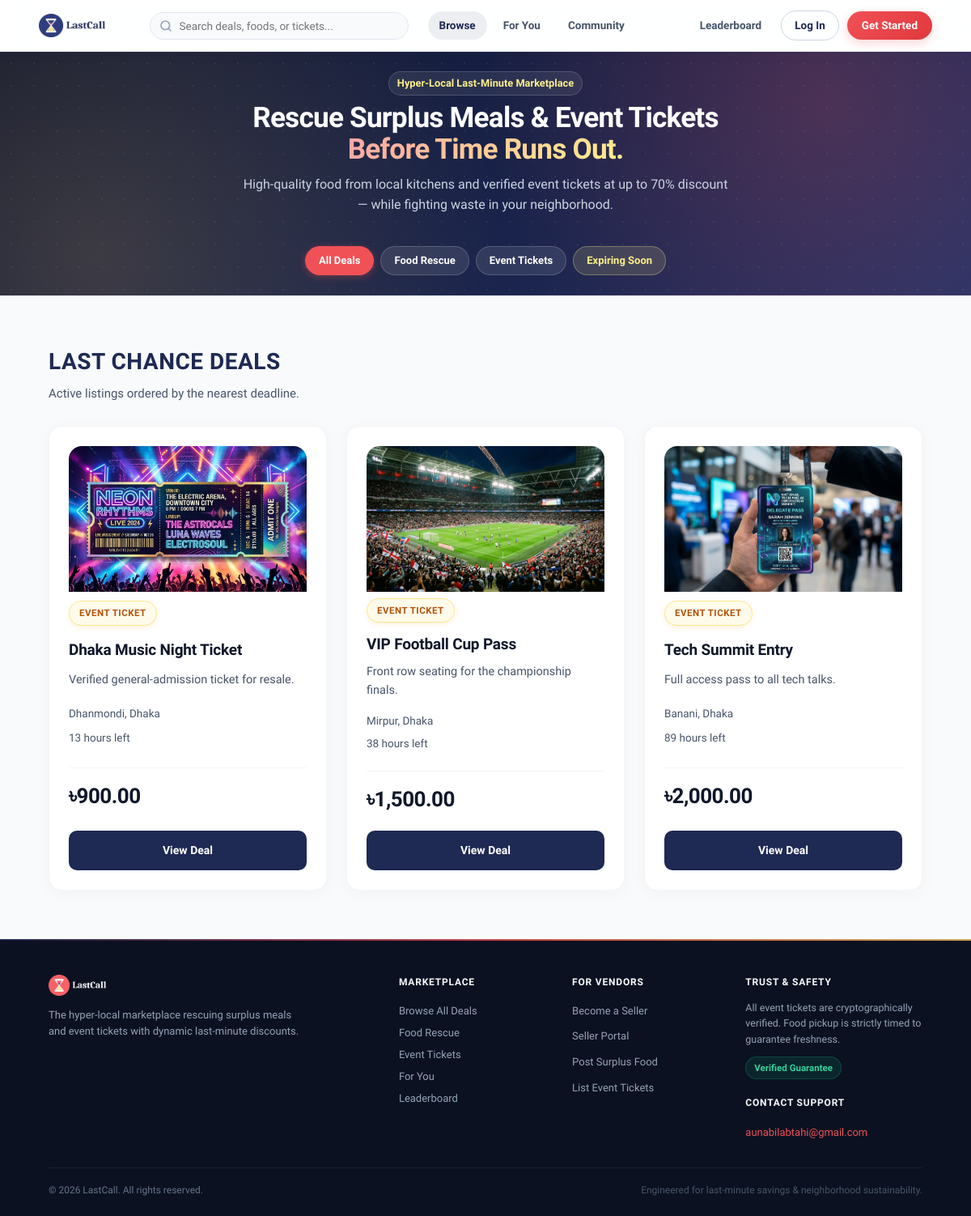
The page / on the database its author committed.
### tables this page shows
CREATE TABLE listings (
    listing_id INT UNSIGNED AUTO_INCREMENT PRIMARY KEY,
    seller_id INT UNSIGNED NOT NULL,
    location_id INT UNSIGNED NOT NULL,

    listing_type ENUM('food', 'ticket') NOT NULL,
    title VARCHAR(200) NOT NULL,
    description TEXT NULL,
    image_url VARCHAR(255) NULL,

    original_price DECIMAL(10,2) NOT NULL,
    pickup_or_event_deadline DATETIME NOT NULL,

    listing_status ENUM(
        'draft',
        'active',
        'sold_out',
        'expired',
        'removed'
    ) NOT NULL DEFAULT 'draft',

    created_at TIMESTAMP DEFAULT CURRENT_TIMESTAMP,
    updated_at TIMESTAMP DEFAULT CURRENT_TIMESTAMP ON UPDATE CURRENT_TIMESTAMP,

    CONSTRAINT fk_listing_seller
        FOREIGN KEY (seller_id) REFERENCES users(user_id)
        ON DELETE RESTRICT,

    CONSTRAINT fk_listing_location
        FOREIGN KEY (location_id) REFERENCES locations(location_id)
        ON DELETE RESTRICT,

    INDEX idx_listing_search (
        listing_type,
        listing_status,
        pickup_or_event_deadline
    ),

    INDEX idx_listing_seller (seller_id)
);

CREATE TABLE locations (
    location_id INT UNSIGNED AUTO_INCREMENT PRIMARY KEY,
    city VARCHAR(100) NOT NULL,
    area VARCHAR(100) NOT NULL,
    address_line VARCHAR(255) NULL,
    created_at TIMESTAMP DEFAULT CURRENT_TIMESTAMP,

    INDEX idx_location_city_area (city, area)
);

### index.php (the view, shortened to what this page needs)
<?php
require_once __DIR__ . "/config/database.php";
$listingType = $_GET["type"] ?? "";
$sortBy = $_GET["sort"] ?? "deadline";
$filters = [];
$parameters = [];
$orderClause = match ($sortBy) {
    "price_low" => "l.original_price ASC",
    "price_high" => "l.original_price DESC",
    "discount" => "discount_percent DESC, l.pickup_or_event_deadline ASC",
    default => "l.pickup_or_event_deadline ASC",
};
$sql = "
    SELECT
        l.listing_id,
        l.listing_type,
        l.title,
        l.description,
        l.original_price,
        l.pickup_or_event_deadline,
        l.image_url,
        loc.city,
        loc.area,
        f.quantity_available,
        f.food_category,
        COALESCE(
            (
                SELECT dr.discount_percent
                FROM discount_rules dr
                WHERE dr.listing_id = l.listing_id
                  AND dr.threshold_minutes >= TIMESTAMPDIFF(
                      MINUTE, NOW(), l.pickup_or_event_deadline
                  )
                ORDER BY dr.threshold_minutes ASC
                LIMIT 1
            ),
            0
        ) AS discount_percent,
        TIMESTAMPDIFF(
            MINUTE, NOW(), l.pickup_or_event_deadline
        ) AS minutes_left
    FROM listings l
    JOIN locations loc ON l.location_id = loc.location_id
    LEFT JOIN food_listing_details f ON l.listing_id = f.listing_id
    LEFT JOIN ticket_listings tl ON l.listing_id = tl.listing_id
    LEFT JOIN tickets t ON tl.ticket_id = t.ticket_id
    WHERE l.listing_status = 'active'
      AND l.pickup_or_event_deadline > NOW()
      AND (
          (l.listing_type = 'food' AND f.quantity_available > 0)
          OR (
              l.listing_type = 'ticket'
              AND t.verification_status = 'verified'
              AND t.availability_status = 'available'
          )
      )
    " . ($filters ? " AND " . implode(" AND ", $filters) : "") . "
    ORDER BY $orderClause
";
$stmt = $pdo->prepare($sql);
$stmt->execute($parameters);
$allListings = $stmt->fetchAll(PDO::FETCH_ASSOC);
$lastChanceListings = array_filter($allListings, fn($l) => (int) $l["minutes_left"] <= 60 && (int) $l["minutes_left"] > 0);
$regularListings = array_filter($allListings, fn($l) => (int) $l["minutes_left"] > 60);
require_once __DIR__ . "/includes/header.php";
?>
<section class="hero" style="padding: 1.5rem 1rem; min-height: auto; margin-bottom: 1.5rem;">
    <div class="hero-pill" style="margin-bottom: 0.5rem; font-size: 0.8rem; padding: 4px 10px;">Hyper-Local Last-Minute Marketplace</div>
    <h1 style="font-size: 2.2rem; line-height: 1.1; margin-bottom: 0.75rem;">Rescue Surplus Meals &amp; Event Tickets <br><span class="gradient-text">Before Time Runs Out.</span></h1>
    <p class="hero-subtitle" style="font-size: 1rem; max-width: 600px; margin-bottom: 1.25rem;">
        High-quality food from local kitchens and verified event tickets at up to 70% discount — while fighting waste in your neighborhood.
    </p>
    <div class="hero-quick-filters">
        <a href="index.php" class="hero-pill-btn <?= empty($listingType) ? 'active' : '' ?>" style="display:inline-flex; align-items:center; gap:6px;">All Deals</a>
        <a href="index.php?type=food" class="hero-pill-btn <?= $listingType === 'food' ? 'active' : '' ?>" style="display:inline-flex; align-items:center; gap:6px;">Food Rescue</a>
        <a href="index.php?type=ticket" class="hero-pill-btn <?= $listingType === 'ticket' ? 'active' : '' ?>" style="display:inline-flex; align-items:center; gap:6px;">Event Tickets</a>
        <a href="#last-chance" class="hero-pill-btn expiring" style="display:inline-flex; align-items:center; gap:6px;">Expiring Soon</a>
    </div>
</section>
<main class="container">
    <div class="section-heading">
        <h2>Last Chance Deals</h2>
        <p>Active listings ordered by the nearest deadline.</p>
    </div>
    <?php if (count($regularListings) > 0): ?>
        <div class="listing-grid">
            <?php foreach ($regularListings as $listing): ?>
                <?php
                    $discount = (float) $listing["discount_percent"];
                    $originalPrice = (float) $listing["original_price"];
                    $currentPrice = $originalPrice * (1 - ($discount / 100));
                    $isFood = $listing["listing_type"] === "food";
                    if ($listing["minutes_left"] <= 60) {
                        $timeLeft = $listing["minutes_left"] . " minutes left";
                    } else {
                        $timeLeft = ceil($listing["minutes_left"] / 60) . " hours left";
                    }
                ?>
                <article class="card">
                    <?php if (!empty($listing["image_url"])): ?>
                        <img src="<?= e($listing["image_url"]) ?>" alt="<?= e($listing["title"]) ?>" style="width: 100%; height: 180px; object-fit: cover; border-top-left-radius: var(--radius-lg); border-top-right-radius: var(--radius-lg); margin-bottom: 0.5rem; display: block;">
                    <?php endif; ?>
                    <span class="badge <?= $isFood ? "" : "ticket" ?>">
                        <?= $isFood ? "Food Rescue" : "Event Ticket" ?>
                    </span>
                    <h3><?= e($listing["title"]) ?></h3>
                    <p class="description"><?= e($listing["description"] ?? "No description available.") ?></p>
                    <p class="location" style="display:flex; align-items:center; gap:4px;"> <?= e($listing["area"]) ?>, <?= e($listing["city"]) ?></p>
                    <p class="meta" style="display:flex; align-items:center; gap:4px;"> <?= e($timeLeft) ?></p>
                    <div class="price-row">
                        <div class="current-price">৳<?= number_format($currentPrice, 2) ?></div>
                    </div>
                    <a class="card-link" href="listing.php?id=<?= (int) $listing["listing_id"] ?>">View Deal</a>
                </article>
            <?php endforeach; ?>
        </div>
    <?php elseif (count($lastChanceListings) === 0): ?>
        <p class="empty-message">
            No active listings are available right now.
        </p>
    <?php endif; ?>
</main>
<?php require_once __DIR__ . "/includes/footer.php"; ?>

### rows shown on the page
listings: image_url (picture), listing_type "EVENT TICKET", title "Dhaka Music Night Ticket", description "Verified general-admission ticket for resale.", location.area "Dhanmondi", location.city "Dhaka", timeLeft "13 hours left", original_price "900.00"
listings: image_url (picture), listing_type "EVENT TICKET", title "VIP Football Cup Pass", description "Front row seating for the championship finals.", location.area "Mirpur", location.city "Dhaka", timeLeft "38 hours left", currentPrice "1,500.00"
listings: image_url (picture), listing_type "EVENT TICKET", title "Tech Summit Entry", description "Full access pass to all tech talks.", location.area "Banani", location.city "Dhaka", timeLeft "89 hours left", currentPrice "2,000.00"
